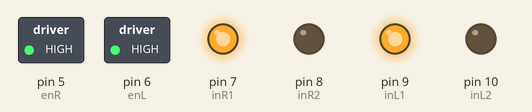
The sketch below on a simulated Arduino Uno, built with avr-gcc and run on an emulated ATmega328P. Shown: switched loads named in the sketch (green lamp = pin HIGH), output pins drawn as LEDs (lit = HIGH).

Above: at 0.1 s.
Timing chart, 0 to 1.6 s (numbered marks = the images above):
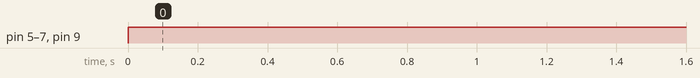

Measured:
- by itself, pin 5 (enR), pin 6 (enL), pin 7 (inR1), pin 9 (inL1): LOW → HIGH at 0.00 s

The sketch:

teat_driver.ino
```cpp
int enL = 6; // Motor Driver PWM
int enR = 5;

int inR1 = 7;// Motor Driver Direction
int inR2 = 8;
int inL1 = 9;
int inL2 = 10;


void setup() {
  Serial.begin(9600);
  pinMode(enL, OUTPUT);
  pinMode(enR, OUTPUT);

  pinMode(inR1, OUTPUT);
  pinMode(inR2, OUTPUT);

  pinMode(inL1, OUTPUT);
  pinMode(inL2, OUTPUT);

}

void loop() {

digitalWrite(inR1,HIGH);
digitalWrite(inR2,LOW);
analogWrite(enR,255);
digitalWrite(inL1,HIGH);
digitalWrite(inL2,LOW);
analogWrite(enL,255);

}
```
